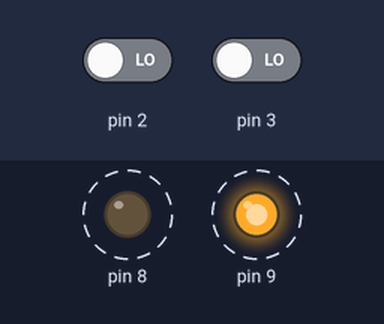
This sketch was run on a simulated Arduino Uno, built with avr-gcc and run on an emulated ATmega328P. Parts: output pins drawn as LEDs (lit = HIGH). Dashed ring = blinking. The test bench sets the inputs (shaded band); at power-on: pin 2 LOW, pin 3 LOW.

Above: at 1.25 s.
1.3 s: pin 2 driven HIGH
At 2.5 s:
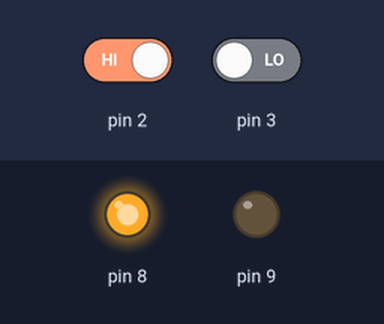
2.8 s: pin 2 driven LOW
At 3.05 s:
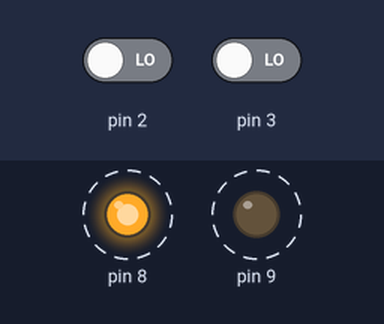
5.8 s: pin 3 driven HIGH
At 6.3 s:
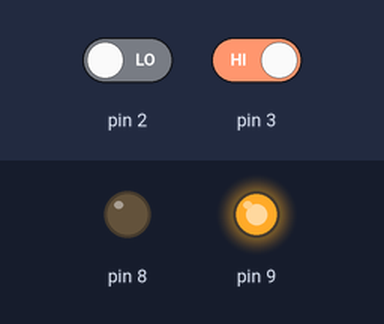
7.3 s: pin 3 driven LOW
At 7.65 s:
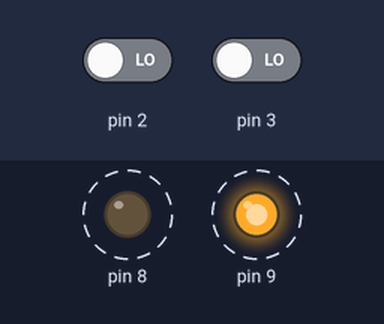
Timing chart, 0 to 11.3 s (numbered marks = the images above; inputs shaded):
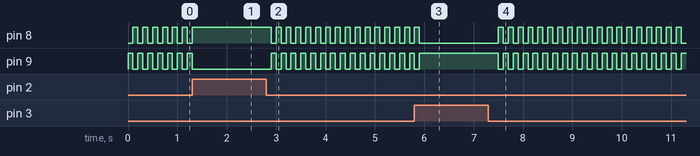

Measured:
- after the input at 1.3 s, pin 8: goes on until 1.3 s, then stays HIGH; pin 9: goes on until 1.3 s, then stays LOW
- after the input at 2.8 s, pin 8, pin 9: alternates HIGH for 0.10 s and LOW for 0.10 s, starting after 0.10 s
- after the input at 5.8 s, pin 8: goes on until 5.9 s, then stays LOW; pin 9: goes on until 5.9 s, then stays HIGH
- after the input at 7.3 s, pin 8, pin 9: alternates HIGH for 0.10 s and LOW for 0.10 s, starting after 0.20 s
- by itself, pin 8, pin 9: alternates HIGH for 0.10 s and LOW for 0.10 s

The sketch:

2Switch.ino
```cpp
void setup(void){
  Serial.begin(9600);
  pinMode(8,OUTPUT);
  pinMode(9,OUTPUT);
  pinMode(3,INPUT);
  pinMode(2,INPUT);
}
void loop(void){
   if(digitalRead(2)==HIGH){
     digitalWrite(8,HIGH);
     digitalWrite(9,LOW);
     delay(500);
   }
   else if(digitalRead(3)==HIGH){
    digitalWrite(9,HIGH);
    digitalWrite(8,LOW);
    delay(500);
   }
   else{
    digitalWrite(9,HIGH);
    digitalWrite(8,LOW);
    delay(100);
    digitalWrite(9,LOW);
    digitalWrite(8,HIGH);
    delay(100);
   }
}
```
